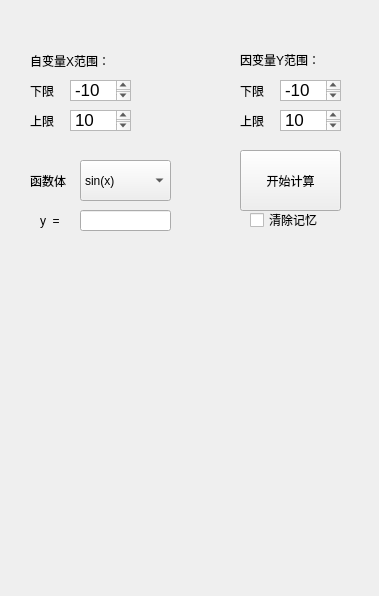
<?xml version="1.0" encoding="UTF-8"?>
<ui version="4.0">
 <class>Widget</class>
 <widget class="QWidget" name="Widget">
  <property name="geometry">
   <rect>
    <x>0</x>
    <y>0</y>
    <width>379</width>
    <height>596</height>
   </rect>
  </property>
  <property name="windowTitle">
   <string>Widget</string>
  </property>
  <widget class="QLabel" name="label">
   <property name="geometry">
    <rect>
     <x>30</x>
     <y>50</y>
     <width>91</width>
     <height>21</height>
    </rect>
   </property>
   <property name="text">
    <string>自变量X范围：</string>
   </property>
  </widget>
  <widget class="QLabel" name="label_2">
   <property name="geometry">
    <rect>
     <x>240</x>
     <y>50</y>
     <width>91</width>
     <height>20</height>
    </rect>
   </property>
   <property name="text">
    <string>因变量Y范围：</string>
   </property>
  </widget>
  <widget class="QLabel" name="label_3">
   <property name="geometry">
    <rect>
     <x>30</x>
     <y>80</y>
     <width>91</width>
     <height>21</height>
    </rect>
   </property>
   <property name="text">
    <string>下限</string>
   </property>
  </widget>
  <widget class="QLabel" name="label_4">
   <property name="geometry">
    <rect>
     <x>30</x>
     <y>110</y>
     <width>91</width>
     <height>21</height>
    </rect>
   </property>
   <property name="text">
    <string>上限</string>
   </property>
  </widget>
  <widget class="QLabel" name="label_5">
   <property name="geometry">
    <rect>
     <x>240</x>
     <y>80</y>
     <width>91</width>
     <height>21</height>
    </rect>
   </property>
   <property name="text">
    <string>下限</string>
   </property>
  </widget>
  <widget class="QLabel" name="label_6">
   <property name="geometry">
    <rect>
     <x>240</x>
     <y>110</y>
     <width>91</width>
     <height>21</height>
    </rect>
   </property>
   <property name="text">
    <string>上限</string>
   </property>
  </widget>
  <widget class="QTextEdit" name="x_min">
   <property name="geometry">
    <rect>
     <x>70</x>
     <y>80</y>
     <width>61</width>
     <height>21</height>
    </rect>
   </property>
   <property name="html">
    <string>&lt;!DOCTYPE HTML PUBLIC &quot;-//W3C//DTD HTML 4.0//EN&quot; &quot;http://www.w3.org/TR/REC-html40/strict.dtd&quot;&gt;
&lt;html&gt;&lt;head&gt;&lt;meta name=&quot;qrichtext&quot; content=&quot;1&quot; /&gt;&lt;style type=&quot;text/css&quot;&gt;
p, li { white-space: pre-wrap; }
&lt;/style&gt;&lt;/head&gt;&lt;body style=&quot; font-family:'.AppleSystemUIFont'; font-size:13pt; font-weight:400; font-style:normal;&quot;&gt;
&lt;p style=&quot; margin-top:0px; margin-bottom:0px; margin-left:0px; margin-right:0px; -qt-block-indent:0; text-indent:0px;&quot;&gt;-10&lt;/p&gt;&lt;/body&gt;&lt;/html&gt;</string>
   </property>
   <property name="placeholderText">
    <string>10</string>
   </property>
  </widget>
  <widget class="QTextEdit" name="x_max">
   <property name="geometry">
    <rect>
     <x>70</x>
     <y>110</y>
     <width>61</width>
     <height>21</height>
    </rect>
   </property>
   <property name="html">
    <string>&lt;!DOCTYPE HTML PUBLIC &quot;-//W3C//DTD HTML 4.0//EN&quot; &quot;http://www.w3.org/TR/REC-html40/strict.dtd&quot;&gt;
&lt;html&gt;&lt;head&gt;&lt;meta name=&quot;qrichtext&quot; content=&quot;1&quot; /&gt;&lt;style type=&quot;text/css&quot;&gt;
p, li { white-space: pre-wrap; }
&lt;/style&gt;&lt;/head&gt;&lt;body style=&quot; font-family:'.AppleSystemUIFont'; font-size:13pt; font-weight:400; font-style:normal;&quot;&gt;
&lt;p style=&quot; margin-top:0px; margin-bottom:0px; margin-left:0px; margin-right:0px; -qt-block-indent:0; text-indent:0px;&quot;&gt;10&lt;/p&gt;&lt;/body&gt;&lt;/html&gt;</string>
   </property>
  </widget>
  <widget class="QTextEdit" name="y_min">
   <property name="geometry">
    <rect>
     <x>280</x>
     <y>80</y>
     <width>61</width>
     <height>21</height>
    </rect>
   </property>
   <property name="html">
    <string>&lt;!DOCTYPE HTML PUBLIC &quot;-//W3C//DTD HTML 4.0//EN&quot; &quot;http://www.w3.org/TR/REC-html40/strict.dtd&quot;&gt;
&lt;html&gt;&lt;head&gt;&lt;meta name=&quot;qrichtext&quot; content=&quot;1&quot; /&gt;&lt;style type=&quot;text/css&quot;&gt;
p, li { white-space: pre-wrap; }
&lt;/style&gt;&lt;/head&gt;&lt;body style=&quot; font-family:'.AppleSystemUIFont'; font-size:13pt; font-weight:400; font-style:normal;&quot;&gt;
&lt;p style=&quot; margin-top:0px; margin-bottom:0px; margin-left:0px; margin-right:0px; -qt-block-indent:0; text-indent:0px;&quot;&gt;-10&lt;/p&gt;
&lt;p style=&quot;-qt-paragraph-type:empty; margin-top:0px; margin-bottom:0px; margin-left:0px; margin-right:0px; -qt-block-indent:0; text-indent:0px;&quot;&gt;&lt;br /&gt;&lt;/p&gt;&lt;/body&gt;&lt;/html&gt;</string>
   </property>
  </widget>
  <widget class="QTextEdit" name="y_max">
   <property name="geometry">
    <rect>
     <x>280</x>
     <y>110</y>
     <width>61</width>
     <height>21</height>
    </rect>
   </property>
   <property name="html">
    <string>&lt;!DOCTYPE HTML PUBLIC &quot;-//W3C//DTD HTML 4.0//EN&quot; &quot;http://www.w3.org/TR/REC-html40/strict.dtd&quot;&gt;
&lt;html&gt;&lt;head&gt;&lt;meta name=&quot;qrichtext&quot; content=&quot;1&quot; /&gt;&lt;style type=&quot;text/css&quot;&gt;
p, li { white-space: pre-wrap; }
&lt;/style&gt;&lt;/head&gt;&lt;body style=&quot; font-family:'.AppleSystemUIFont'; font-size:13pt; font-weight:400; font-style:normal;&quot;&gt;
&lt;p style=&quot; margin-top:0px; margin-bottom:0px; margin-left:0px; margin-right:0px; -qt-block-indent:0; text-indent:0px;&quot;&gt;10&lt;/p&gt;
&lt;p style=&quot;-qt-paragraph-type:empty; margin-top:0px; margin-bottom:0px; margin-left:0px; margin-right:0px; -qt-block-indent:0; text-indent:0px;&quot;&gt;&lt;br /&gt;&lt;/p&gt;&lt;/body&gt;&lt;/html&gt;</string>
   </property>
  </widget>
  <widget class="QPushButton" name="pushButton">
   <property name="geometry">
    <rect>
     <x>240</x>
     <y>150</y>
     <width>101</width>
     <height>61</height>
    </rect>
   </property>
   <property name="text">
    <string>开始计算</string>
   </property>
  </widget>
  <widget class="QComboBox" name="comboBox">
   <property name="geometry">
    <rect>
     <x>80</x>
     <y>160</y>
     <width>91</width>
     <height>41</height>
    </rect>
   </property>
   <item>
    <property name="text">
     <string>sin(x)</string>
    </property>
   </item>
   <item>
    <property name="text">
     <string>cos(x)</string>
    </property>
   </item>
   <item>
    <property name="text">
     <string>ln(x)</string>
    </property>
   </item>
   <item>
    <property name="text">
     <string>多项式</string>
    </property>
   </item>
   <item>
    <property name="text">
     <string>1/x</string>
    </property>
   </item>
  </widget>
  <widget class="QLabel" name="label_7">
   <property name="geometry">
    <rect>
     <x>30</x>
     <y>160</y>
     <width>61</width>
     <height>41</height>
    </rect>
   </property>
   <property name="text">
    <string>函数体</string>
   </property>
  </widget>
  <widget class="QLabel" name="imgshow">
   <property name="geometry">
    <rect>
     <x>9</x>
     <y>255</y>
     <width>361</width>
     <height>321</height>
    </rect>
   </property>
   <property name="text">
    <string/>
   </property>
  </widget>
  <widget class="QCheckBox" name="clear">
   <property name="geometry">
    <rect>
     <x>250</x>
     <y>210</y>
     <width>86</width>
     <height>20</height>
    </rect>
   </property>
   <property name="text">
    <string>清除记忆</string>
   </property>
  </widget>
  <widget class="QLabel" name="label_8">
   <property name="geometry">
    <rect>
     <x>40</x>
     <y>200</y>
     <width>31</width>
     <height>41</height>
    </rect>
   </property>
   <property name="text">
    <string>y  =</string>
   </property>
  </widget>
  <widget class="QLineEdit" name="expression">
   <property name="geometry">
    <rect>
     <x>80</x>
     <y>210</y>
     <width>91</width>
     <height>21</height>
    </rect>
   </property>
  </widget>
 </widget>
 <resources/>
 <connections/>
</ui>
